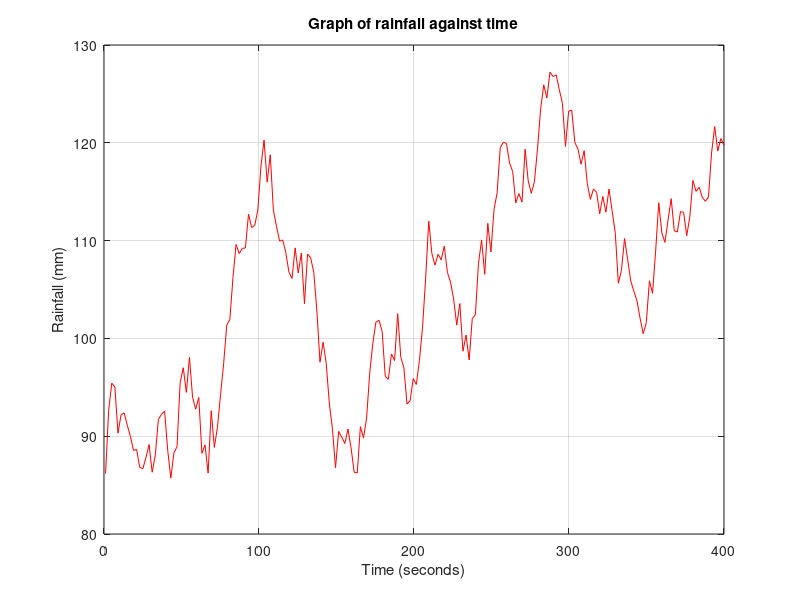
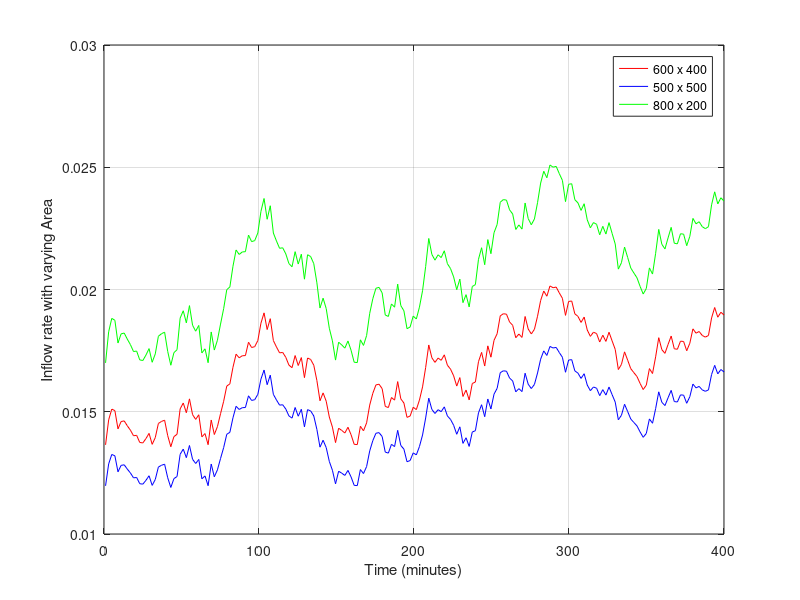
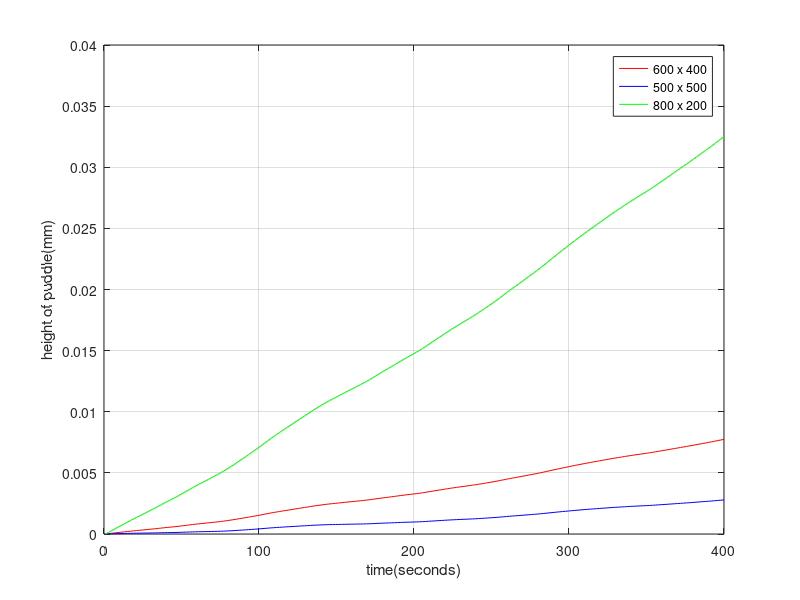

Source code (MATLAB) for these figures, in order: (Note: this script raises an error after producing the figures.)
clear;
clc;

% randomize inputs for rainfall and linear inputs for time (Assuming our min I is 2mm and max I is 200mm)
% step 1 :)

minI=2;
maxI=200;
test_cases = [
    linspace(1, 400, 200);
    minI+(maxI-minI)*rand(1, 200);];

time = test_cases(1, :);
I =test_cases(2,:);
rainfall = movmean(I, 30);
CP = 0.85; 
CBr = 0.15; 

Area_tests = [600, 500, 800;
                400, 500, 200;];

Qin_1 = zeros (1, 200);
Vin_1 = zeros (1, 200);

Qin_2 = zeros (1, 200);
Vin_2 = zeros (1, 200);

Qin_3 = zeros (1, 200);
Vin_3 = zeros (1, 200);


for i = 1:200

    Cc = ((Area_tests(1, 1)*CP)+(Area_tests(2, 1)*CBr))/1000;
    Vin_1(i)= Cc*rainfall(i)*(Area_tests(1, 1)+Area_tests(2, 1));
    Qin_1(i)=(Cc*rainfall(i)*(Area_tests(1, 1)+Area_tests(2, 1)))/(3.6*10^6);
end

for i = 1:200

    Cc = ((Area_tests(1, 2)*CP)+(Area_tests(2, 2)*CBr))/1000;
    Vin_2(i)= Cc*rainfall(i)*(Area_tests(1, 2)+Area_tests(2, 2));
    Qin_2(i)=(Cc*rainfall(i)*(Area_tests(1, 2)+Area_tests(2, 2)))/(3.6*10^6);
end
for i = 1:200

    Cc = ((Area_tests(1, 3)*CP)+(Area_tests(2, 3)*CBr))/1000;
    Vin_3(i)= Cc*rainfall(i)*(Area_tests(1, 3)+Area_tests(2, 3));
    Qin_3(i)= (Cc*rainfall(i)*(Area_tests(1, 3)+Area_tests(2, 3)))/(3.6*10^6);
end

figure(1);
plot(time, rainfall, 'LineWidth',0.5, 'Color',"r");
xlabel('Time (seconds)');
ylabel('Rainfall (mm)');
title('Graph of rainfall against time');
grid on;


figure(2);
plot(time, Qin_1, 'LineWidth', 0.5, 'Color',"r");
hold on;
plot(time, Qin_2, 'LineWidth', 0.5,'Color',"b");
plot(time, Qin_3, 'LineWidth', 0.5, 'Color',"g");
hold off;
xlabel('Time (minutes)');
ylabel('Inflow rate with varying Area');
legend('600 x 400', '500 x 500', '800 x 200', 'Location', 'best');
grid on;


%step 2 :)
% calculating the amount of water that infiltrates, what remains and the
% height of whatever remains

h1 = zeros (1, 200);
h2 = zeros (1, 200);
h3 = zeros (1, 200);

delta_t = (time(2) - time(1));
infiltration_rate = 80;

puddle_1 = zeros(1, 200);
for i = 2:200
    water_absorbed = (Area_tests(2, 1)*infiltration_rate)/(3.6*10^6);
    puddle_1(i) = Qin_1(i)-water_absorbed;

    if puddle_1(i)<=0
        h1(i)=0;
    else
        h1(i) = (h1(i-1)+(puddle_1(i) * delta_t) / Area_tests(2, 1));
    end
end

puddle_2 = zeros (1, 200);
for i = 2:200
    water_absorbed = ((Area_tests(2, 2)*infiltration_rate)/(3.6*10^6));
    puddle_2(i) = Qin_2(i)-water_absorbed;

    if puddle_2(i)<=0 
        h2(i)=0;
    else
        h2(i) = (h2(i-1)+(puddle_2(i) * delta_t) / Area_tests(2, 2));
    end
end

puddle_3 = zeros (1, 200);
for i = 2:200
    water_absorbed = (Area_tests(2, 3)*infiltration_rate)/(3.6*10^6);
    puddle_3(i)= Qin_3(i)-water_absorbed;

    if puddle_3(i)<=0
        h3(i)=0;
    else
        h3(i) = (h3(i-1)+(puddle_3(i) * delta_t) / Area_tests(2, 3));
    end
end

figure(3);
plot(time,h1, 'LineWidth', 0.5, 'Color','r');
hold on;
plot(time, h2, 'LineWidth', 0.5, 'Color', 'b');
plot(time, h3,'LineWidth', 0.5, 'Color','g');
hold off;
xlabel ('time(seconds)');
ylabel ('height of puddle(mm)');
legend('600 x 400', '500 x 500', '800 x 200', 'Location', 'best');
grid on;


% creating a CSV file with 3 values: Q, h and t 

time_column = time(:);
Q_column = Qin_1(:);
h_column = h1(:);

module_1_inputs = table (time_column, Q_column, h_column);
writetable(module_1_inputs, 'module_1_inputs.csv');
